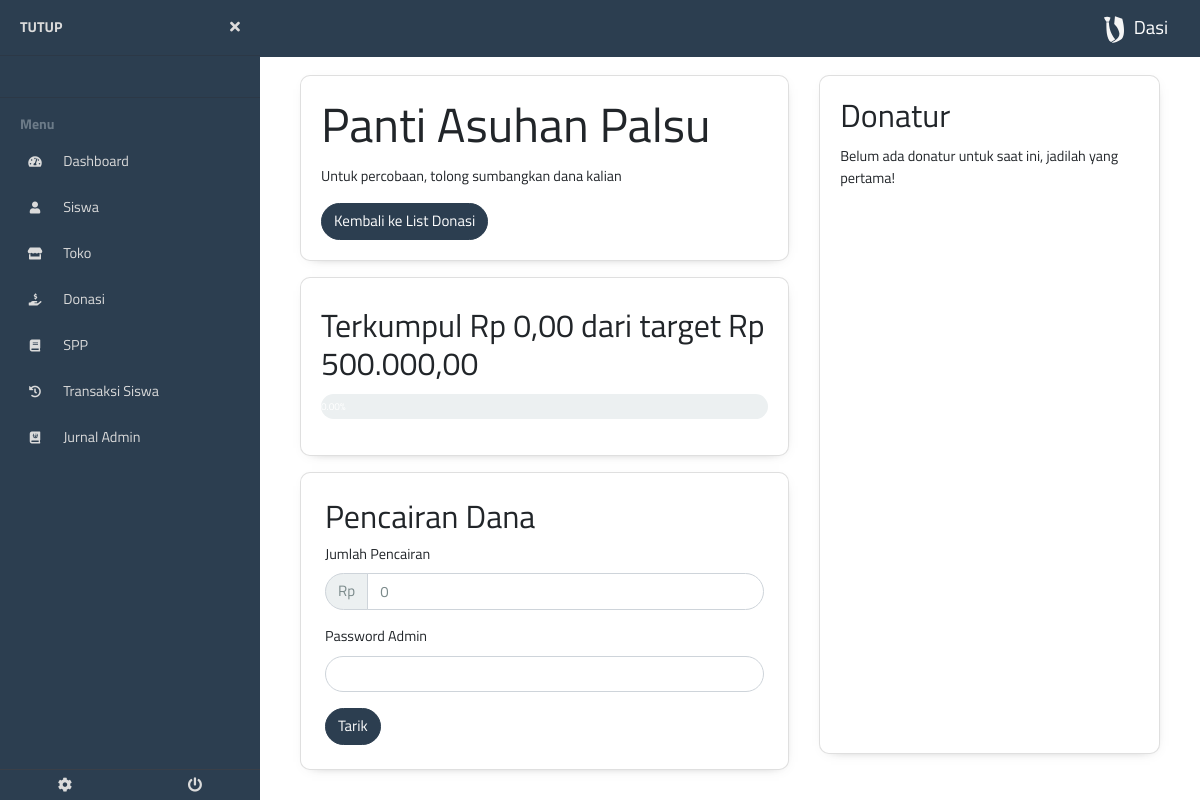
The app's page /admin/infodonasi.php?id_donasi=7 (signed in) with its own data.
### tables this page shows
CREATE TABLE `donation` (
  `id` int(11) NOT NULL,
  `id_sekolah` int(11) NOT NULL,
  `judul` varchar(255) NOT NULL,
  `deskripsi` longtext NOT NULL,
  `posted_by` int(11) NOT NULL COMMENT 'id admin',
  `target_donasi` bigint(20) NOT NULL,
  `terkumpul` bigint(20) NOT NULL DEFAULT '0',
  `status` enum('open','close') NOT NULL DEFAULT 'open'
);

### db/database.php (called while the page is built, shortened)
<?php
require __DIR__ . "/../process/utils.php";
class Database
{
    private $contHost = 'localhost';
    private $contnama = 'dasi';
    private $contUsernama = 'root';
    private $contUserPassword = '';
    private $cont  = null;
    public function __construct()
    {
        if ($this->cont == null) {
            try {
                $this->cont =  new PDO(
                    "mysql:host=" . $this->contHost .
                        ";" . "dbname=" . $this->contnama,
                    $this->contUsernama,
                    $this->contUserPassword
                );
                $this->cont->setAttribute(PDO::ATTR_ERRMODE, PDO::ERRMODE_EXCEPTION);
            } catch (PDOException $e) {
                die($e->getMessage());
            }
        }
        return $this->cont;
    }
    public function getDonation($id, $rettype)
    {
        try {
            $query = $this->cont->prepare(
                "SELECT * FROM donation WHERE id=:id"
            );
            $query->bindParam("id", $id, PDO::PARAM_STR);
            $query->execute();
            if ($query->rowCount() > 0) {
                return $query->fetch($rettype);
            }
        } catch (PDOException $e) {
            return false;
        }
    }
    public function getDonatur($id, $rettype)
    {
        try {
            $query = $this->cont->prepare(
                "SELECT users.nama, users.tingkatan, users.kelas,
                 users.jurusan, users_donation.jumlah, users_donation.private
                 FROM users_donation INNER JOIN users
                 ON users_donation.user_id = users.id
                 WHERE users_donation.donation_id=:id
                 ORDER BY tanggal DESC"
            );
            $query->bindParam("id", $id, PDO::PARAM_STR);
            $query->execute();
        } catch (PDOException $e) {
            return false;
        }
    }
}

### process/getAdminLoginData.php (called while the page is built, shortened)
<?php
require '../db/database.php';
$db = new Database();

### process/utils.php (called while the page is built, shortened)
<?php
function rupiah($angka)
{
    $hasil_rupiah = "Rp " . number_format($angka, 2, ',', '.');
    return $hasil_rupiah;
}

### admin/infodonasi.php (the view, shortened to what this page needs)
<!DOCTYPE html>
<html lang="en">
<head>
    <?php include "../component/helmet.php" ?>
    <?php include "../process/getAdminLoginData.php" ?>
    <?php
    $donationid = $_GET['id_donasi'];
    $res = $db->getDonation($donationid, PDO::FETCH_OBJ);
    ?>
</head>
<body>
    <?php include "../component/admin/sidebaropen.php" ?>
    <?php
    if (!$res) {
        echo "<h1>Tidak dapat menemukan donasi 404</h1>
        <a href='donasi.php' role='button' class='btn btn-primary btn-lg mt-3'>Kembali ke halaman list donasi</a>";
    } else {
        ?>
    <div class="row">
        <div class="col-sm-7">
            <div class="card">
                <div class="card-body">
                    <h1 class="card-title"><?= ucwords($res->judul) ?></h1>
                    <p class="card-text"><?= $res->deskripsi ?></p>
                    <a href="donasi.php" role="button" class="btn btn-primary">Kembali ke List Donasi</a>
                </div>
            </div>
            <div class="card mt-3 mb-3">
                <div class="card-body mt-2">
                    <h3 class="card-title">Terkumpul <?= rupiah($res->terkumpul) ?> dari target <?= rupiah($res->target_donasi) ?></h3>
                    <div class="progress mb-3" style="height: 25px;">
                    </div>
                </div>
            </div>
            <div class="card p-4 mt-3" id="tarik_tunai">
                <h3>Pencairan Dana</h3>
                <form action="../actions/pencairan_donasi.php" method="post">
                    <div class="form-group">
                        <label for="jumlah_penarikan">Jumlah Pencairan</label>
                        <div class="input-group">
                            <div class="input-group-prepend">
                                <span class="input-group-text">Rp</span>
                            </div>
                            <input type="number" class="form-control uang" name="nominal" id="jumlah_penarikan" min="1" max="<?= $res->terkumpul ?>" value="<?= $res->terkumpul ?>" required>
                        </div>
                    </div>
                    <div class="form-group">
                        <label for="password">Password Admin</label>
                        <input type="password" class="form-control" name="password" required>
                    </div>
                    <input type="submit" class="btn btn-primary" value="Tarik">
                </form>
            </div>
        </div>
        <div class="col-sm-5 mb-3">
            <div class="card h-100" id="card-wrapper">
                <div class="card-body">
                    <h3 class="card-title">Donatur</h3>
                    <?php
                    $donatur = $db->getDonatur($_GET['id_donasi'], PDO::FETCH_OBJ);
                    if ($donatur) {
                        ?>
                    <div class="table-wrapper-scroll-y table-scroll-v">
                        <table class="table">
                            <tr>
                                <th>Nama</th>
                                <th>Kelas</th>
                                <th>Jumlah Donasi</th>
                            </tr>
                            <?php
                            foreach ($donatur as $d) {
                                ?>
                            <tr>
                                <td><?= $d->private ? "-" : $d->nama ?></td>
                                <td><?= $d->private ? "-" : "$d->tingkatan $d->jurusan $d->kelas" ?></td>
                                <td data-sort="<?=$d->jumlah?>"><?= rupiah($d->jumlah) ?></td>
                            </tr>
                            <?php
                        }
                        ?>
                        </table>
                    </div>
                    <?php
                } else {
                    echo "<p class='card-text'>Belum ada donatur untuk saat ini, jadilah yang pertama!</p>";
                }
                ?>
                </div>
            </div>
        </div>
        <?php
    } ?>
    </div>
    </div>
    <?php include "../component/admin/sidebarclose.php" ?>
</body>
</html>

### styles/main.css (style rules this page uses)
body { margin: 0; height: 100%; font-family: "Titillium Web", sans-serif; }

### styles/sidebar.css (style rules this page uses)
body { font-size: 0.9rem; }

### records on screen
donation: judul "Panti Asuhan Palsu", deskripsi "Untuk percobaan, tolong sumbangkan dana kalian", terkumpul "Rp 0,00", target_donasi "Rp 500.000,00", nominal "0"
